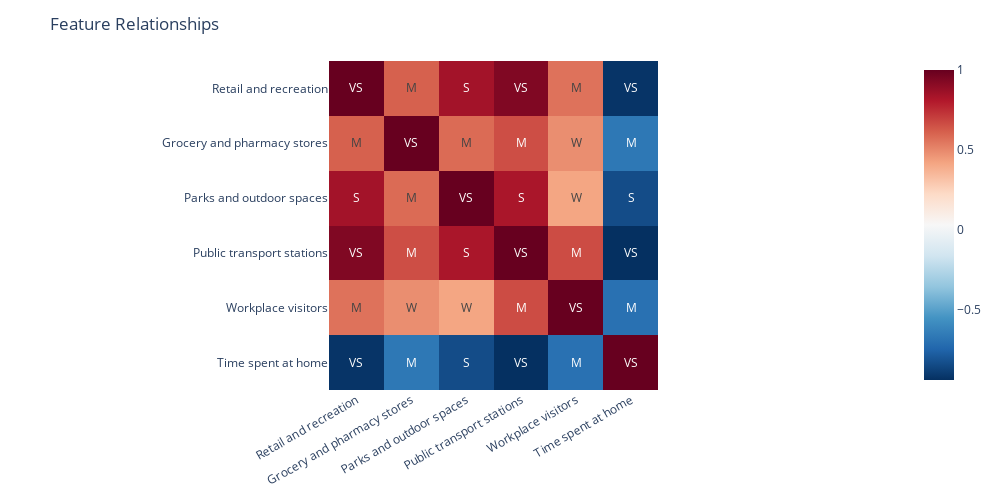

Write notebook code for a chart like this one.
### Code cell
fig = px.imshow(
    corr,
    width=PLOT_WIDTH,
    height=PLOT_HEIGHT,
    text_auto=".2f",
    color_continuous_scale="RdBu_r",
)

fig.update_layout(
    title="Feature Relationships",
    xaxis=dict(tickmode="array", tickvals=corr.columns, ticktext=helper.TITLES, tickangle=-30),
    yaxis=dict(tickmode="array", tickvals=corr.columns, ticktext=helper.TITLES),
)
fig.update_traces(text=labels, texttemplate="%{text}")

fig.show()
fig.write_image("../plots/Feature Correlations.png")

### Figure 1 — Plotly figure (JSON) as saved in the notebook; plotly's stock layout.template omitted (floating-point values rounded to 4 significant figures)
{"data": [{"coloraxis": "coloraxis", "hovertemplate": "x: %{x}<br>y: %{y}<br>color: %{z}<extra></extra>", "name": "0", "text": [["VS", "M", "S", "VS", "M", "VS"], ["M", "VS", "M", "M", "W", "M"], ["S", "M", "VS", "S", "W", "S"], ["VS", "M", "S", "VS", "M", "VS"], ["M", "W", "W", "M", "VS", "M"], ["VS", "M", "S", "VS", "M", "VS"]], "texttemplate": "%{text}", "type": "heatmap", "x": ["retail_and_recreation", "grocery_and_pharmacy", "parks", "transit_stations", "workplaces", "residential"], "xaxis": "x", "y": ["retail_and_recreation", "grocery_and_pharmacy", "parks", "transit_stations", "workplaces", "residential"], "yaxis": "y", "z": [[1, 0.6104, 0.8442, 0.9348, 0.5632, -0.9212], [0.6104, 1, 0.5818, 0.6606, 0.4835, -0.6661], [0.8442, 0.5818, 1, 0.826, 0.4149, -0.8356], [0.9348, 0.6606, 0.826, 1, 0.6666, -0.9366], [0.5632, 0.4835, 0.4149, 0.6666, 1, -0.6952], [-0.9212, -0.6661, -0.8356, -0.9366, -0.6952, 1]]}], "layout": {"coloraxis": {"colorscale": [[0, "rgb(5,48,97)"], [0.1, "rgb(33,102,172)"], [0.2, "rgb(67,147,195)"], [0.3, "rgb(146,197,222)"], [0.4, "rgb(209,229,240)"], [0.5, "rgb(247,247,247)"], [0.6, "rgb(253,219,199)"], [0.7, "rgb(244,165,130)"], [0.8, "rgb(214,96,77)"], [0.9, "rgb(178,24,43)"], [1, "rgb(103,0,31)"]]}, "height": 500, "margin": {"t": 60}, "title": {"text": "Feature Relationships"}, "width": 1000, "xaxis": {"anchor": "y", "constrain": "domain", "domain": [0, 1], "scaleanchor": "y", "tickangle": -30, "tickmode": "array", "ticktext": ["Retail and recreation", "Grocery and pharmacy stores", "Parks and outdoor spaces", "Public transport stations", "Workplace visitors", "Time spent at home"], "tickvals": ["retail_and_recreation", "grocery_and_pharmacy", "parks", "transit_stations", "workplaces", "residential"]}, "yaxis": {"anchor": "x", "autorange": "reversed", "constrain": "domain", "domain": [0, 1], "tickmode": "array", "ticktext": ["Retail and recreation", "Grocery and pharmacy stores", "Parks and outdoor spaces", "Public transport stations", "Workplace visitors", "Time spent at home"], "tickvals": ["retail_and_recreation", "grocery_and_pharmacy", "parks", "transit_stations", "workplaces", "residential"]}}}
